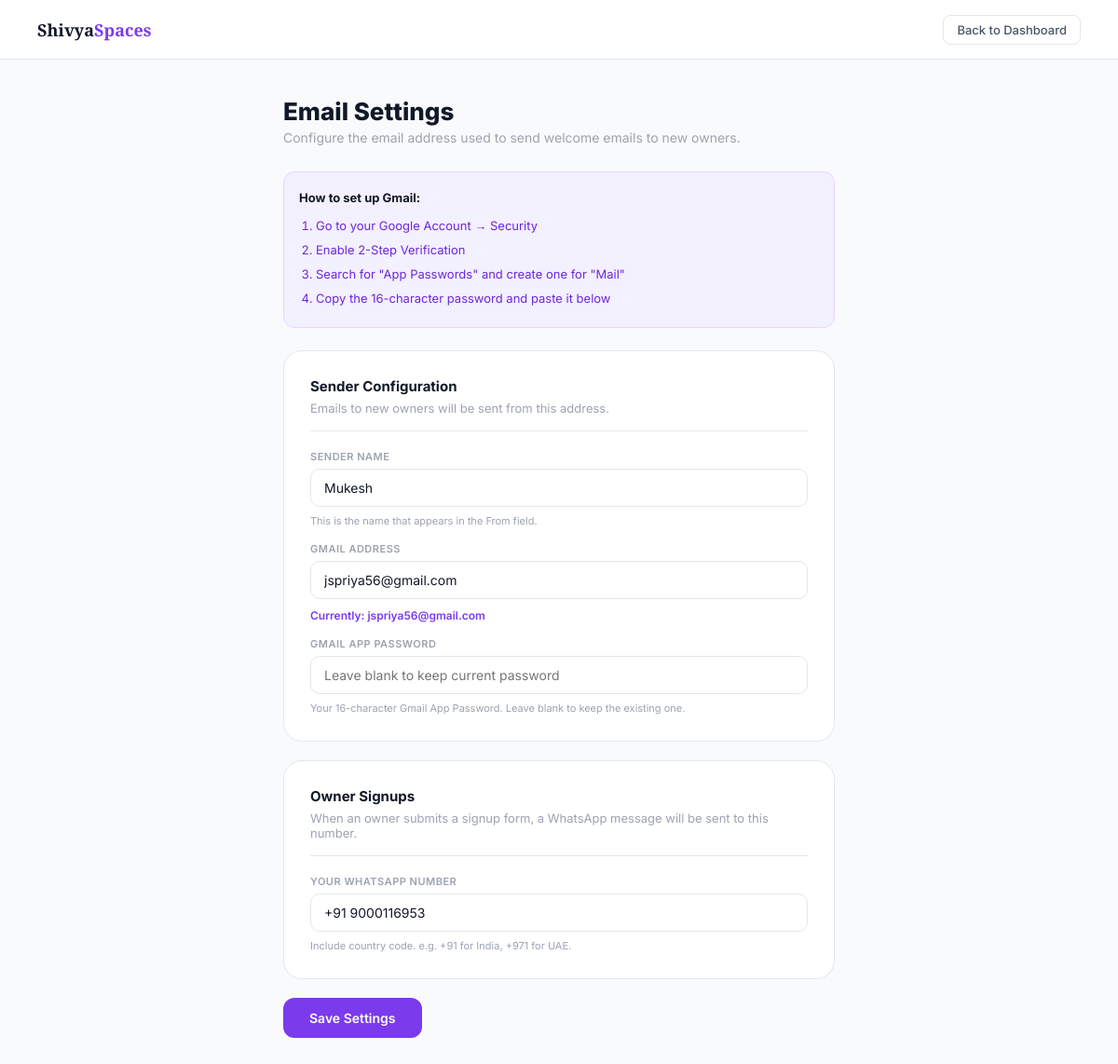
The app's page /admin/settings (signed in) with its own data.
### tables this page shows
CREATE TABLE settings
            (key TEXT PRIMARY KEY, value TEXT);

### app.py (the view, shortened to what this page needs)
@app.route("/admin/settings", methods=["GET", "POST"])
@admin_required
@csrf.exempt
def admin_settings():
    cfg = get_mail_config()
    admin_whatsapp = get_setting("admin_whatsapp", "")
    return render_template("admin_settings.html",
                           admin_name=session["admin_name"],
                           cfg=cfg,
                           admin_whatsapp=admin_whatsapp)

### app.py (called while the page is built)
def get_setting(key, default=""):
    try:
        conn = sqlite3.connect("properties.db", timeout=10)
        conn.row_factory = sqlite3.Row
        conn.execute("""CREATE TABLE IF NOT EXISTS settings
            (key TEXT PRIMARY KEY, value TEXT)""")
        row = conn.execute("SELECT value FROM settings WHERE key=?", (key,)).fetchone()
        conn.close()
        return row["value"] if row else default
    except Exception:
        return default

def get_mail_config():
    return {
        "username": get_setting("mail_username", app.config["MAIL_USERNAME"]),
        "password": get_setting("mail_password", app.config["MAIL_PASSWORD"]),
        "sender_name": get_setting("mail_sender_name", "ShivyaSpaces"),
    }

def admin_required(f):
    @wraps(f)
    def decorated(*args, **kwargs):
        if "admin_id" not in session:
            flash("Admin access required.", "warning")
            return redirect(url_for("admin_login"))
        return f(*args, **kwargs)
    return decorated

### templates/admin_settings.html (shortened to what this page needs)
<!doctype html>
<html lang="en">
  <head>
  </head>
  <body>
    <div class="topbar">
      <a href="/" class="topbar-logo">Shivya<span>Spaces</span></a>
      <a href="/admin/dashboard" class="back-link">Back to Dashboard</a>
    </div>
    <div class="content">
      <div class="page-header">
        <h1>Email Settings</h1>
        <p>
          Configure the email address used to send welcome emails to new owners.
        </p>
      </div>
      <div class="info-box">
        <strong>How to set up Gmail:</strong>
        <ol>
          <li>Go to your Google Account → Security</li>
          <li>Enable 2-Step Verification</li>
          <li>Search for "App Passwords" and create one for "Mail"</li>
          <li>Copy the 16-character password and paste it below</li>
        </ol>
      </div>
      <form method="POST" action="/admin/settings">
        <div class="form-card">
          <h2>Sender Configuration</h2>
          <p class="card-desc">
            Emails to new owners will be sent from this address.
          </p>
          <div class="form-group">
            <label>Sender Name</label>
            <input
              type="text"
              name="mail_sender_name"
              value="{{ cfg.sender_name }}"
              placeholder="e.g. ShivyaSpaces"
            />
            <p class="hint">This is the name that appears in the From field.</p>
          </div>
          <div class="form-group">
            <label>Gmail Address</label>
            <input
              type="email"
              name="mail_username"
              value="{{ cfg.username }}"
              placeholder="e.g. youremail@gmail.com"
            />
            <p class="current-value">Currently: {{ cfg.username }}</p>
          </div>
          <div class="form-group">
            <label>Gmail App Password</label>
            <input
              type="text"
              name="mail_password"
              placeholder="Leave blank to keep current password"
            />
            <p class="hint">
              Your 16-character Gmail App Password. Leave blank to keep the
              existing one.
            </p>
          </div>
        </div>
        <div class="form-card">
          <h2>Owner Signups</h2>
          <p class="card-desc">
            When an owner submits a signup form, a WhatsApp message will be sent
            to this number.
          </p>
          <div class="form-group">
            <label>Your WhatsApp Number</label>
            <input
              type="text"
              name="admin_whatsapp"
              value="{{ admin_whatsapp }}"
              placeholder="e.g. +91 98765 43210"
            />
            <p class="hint">
              Include country code. e.g. +91 for India, +971 for UAE.
            </p>
          </div>
        </div>
        <div class="form-actions">
          <button type="submit" class="btn-save">Save Settings</button>
        </div>
      </form>
    </div>
  </body>
</html>

### templates/admin_settings.html (style rules this page uses)
* { margin: 0; padding: 0; box-sizing: border-box; }
:root { --bg: #f8fafc; --bg2: #ffffff; --bg3: #f1f5f9; --border: #e5e7eb; --text: #111827; --text2: #4b5563; --text3: #9ca3af; --accent: #7c3aed; --accent-hover: #6d28d9; --input-bg: #ffffff; --input-border: #e5e7eb; --green-bg: #dcfce7; --green-fg: #166534; --red-bg: #fee2e2; --red-fg: #991b1b; --yellow-bg: #fef9c3; --yellow-fg: #854d0e; --blue-bg: #eff6ff; --blue-fg: #2563eb; --info-bg: #f3f0ff; --info-border: #e9d5ff; --info-fg: #6d28d9; }
body { font-family: "Inter", sans-serif; background: var(--bg); color: var(--text); min-height: 100vh; transition: background 0.25s, color 0.25s; }
.topbar { background: var(--bg2); border-bottom: 1px solid var(--border); padding: 0 40px; height: 64px; display: flex; align-items: center; justify-content: space-between; position: sticky; top: 0; z-index: 99; transition: background 0.25s, border-color 0.25s; }
.topbar-logo { font-family: "Playfair Display", serif; font-size: 18px; font-weight: 700; color: var(--text); text-decoration: none; }
.topbar-logo span { color: var(--accent); }
.back-link { font-size: 13px; font-weight: 500; color: var(--text2); text-decoration: none; padding: 7px 14px; border-radius: 8px; border: 1px solid var(--border); transition: all 0.18s; }
.content { max-width: 640px; margin: 40px auto; padding: 0 24px 60px; }
.page-header { margin-bottom: 28px; }
.page-header h1 { font-size: 26px; font-weight: 800; margin-bottom: 4px; }
.page-header p { font-size: 14px; color: var(--text3); }
.info-box { background: var(--info-bg); border: 1px solid var(--info-border); border-radius: 12px; padding: 16px; margin-bottom: 24px; font-size: 13px; color: var(--info-fg); line-height: 1.7; }
.info-box strong { color: var(--text); }
.info-box ol { padding-left: 18px; margin-top: 8px; }
.info-box li { margin-bottom: 4px; }
.form-card { background: var(--bg2); border: 1px solid var(--border); border-radius: 20px; padding: 28px; margin-bottom: 20px; transition: background 0.25s, border-color 0.25s; }
.form-card h2 { font-size: 15px; font-weight: 700; margin-bottom: 6px; color: var(--text); }
.form-card .card-desc { font-size: 13px; color: var(--text3); margin-bottom: 20px; padding-bottom: 16px; border-bottom: 1px solid var(--border); }
.form-group { display: flex; flex-direction: column; gap: 6px; margin-bottom: 16px; }
.form-group:last-child { margin-bottom: 0; }
label { font-size: 11px; font-weight: 600; color: var(--text3); text-transform: uppercase; letter-spacing: 0.5px; }
.hint { font-size: 11px; color: var(--text3); margin-top: 2px; }
input { padding: 11px 14px; border: 1.5px solid var(--input-border); border-radius: 10px; font-size: 14px; font-family: "Inter", sans-serif; color: var(--text); background: var(--input-bg); outline: none; width: 100%; transition: border-color 0.18s, background 0.25s, color 0.25s; }
.current-value { font-size: 12px; color: var(--accent); font-weight: 600; margin-top: 4px; }
.form-actions { display: flex; gap: 12px; margin-top: 8px; }
.btn-save { background: var(--accent); color: white; border: none; padding: 13px 28px; border-radius: 12px; font-size: 14px; font-weight: 600; cursor: pointer; font-family: "Inter", sans-serif; transition: background 0.18s; }

### records on screen
settings: mail_sender_name "Mukesh"
settings: mail_username "jspriya56@gmail.com", username "jspriya56@gmail.com"
settings: admin_whatsapp "+91 9000116953"
